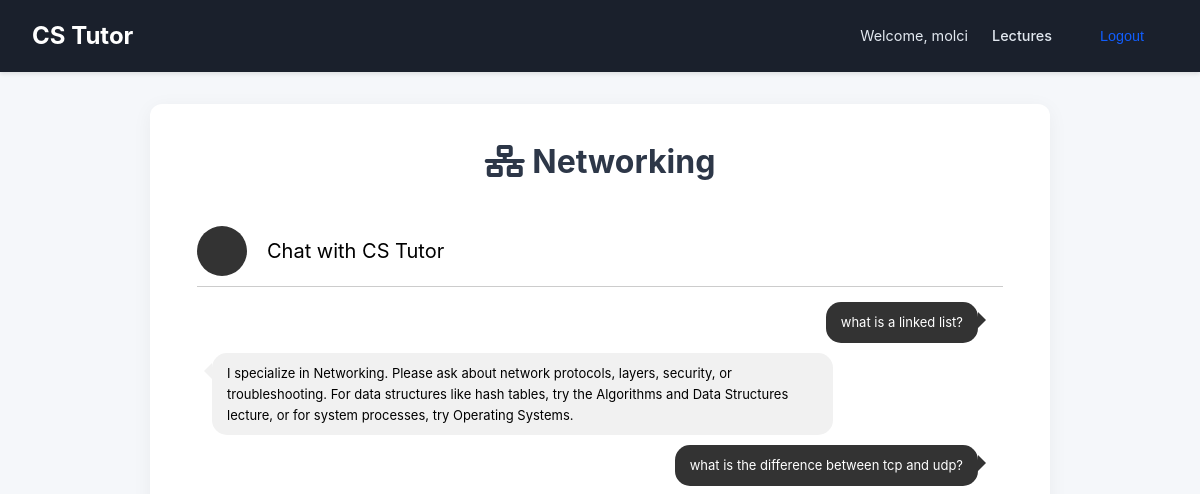
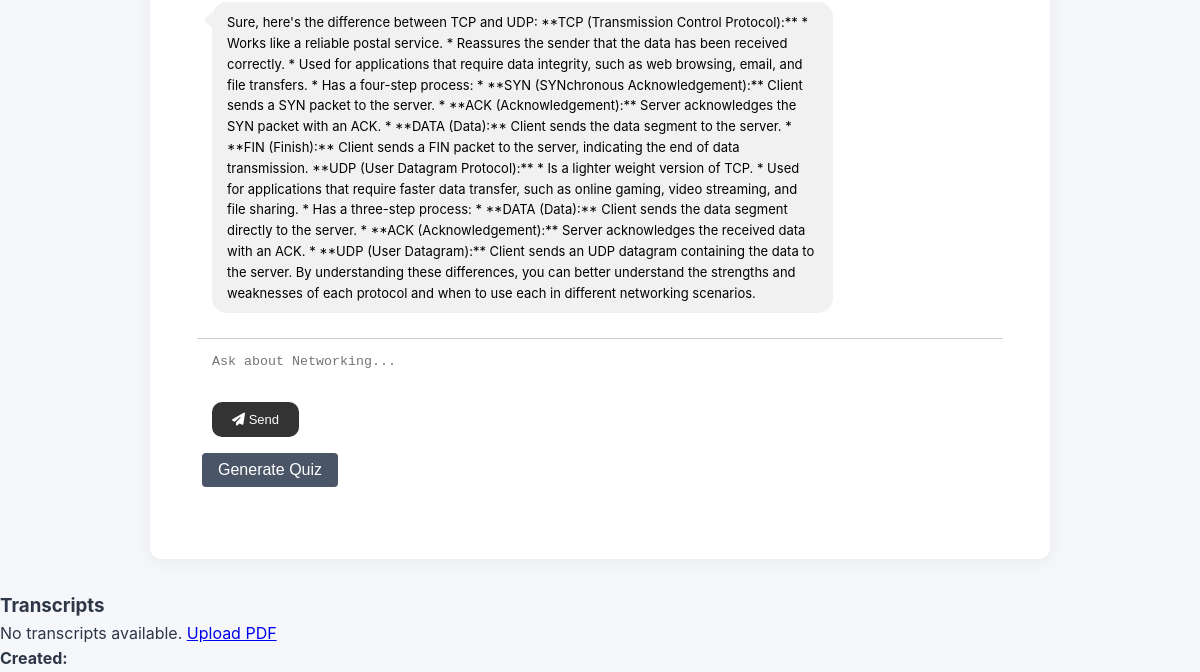
The app's page /lecture/networking/ (signed in), older data (2 pictures, top to bottom).
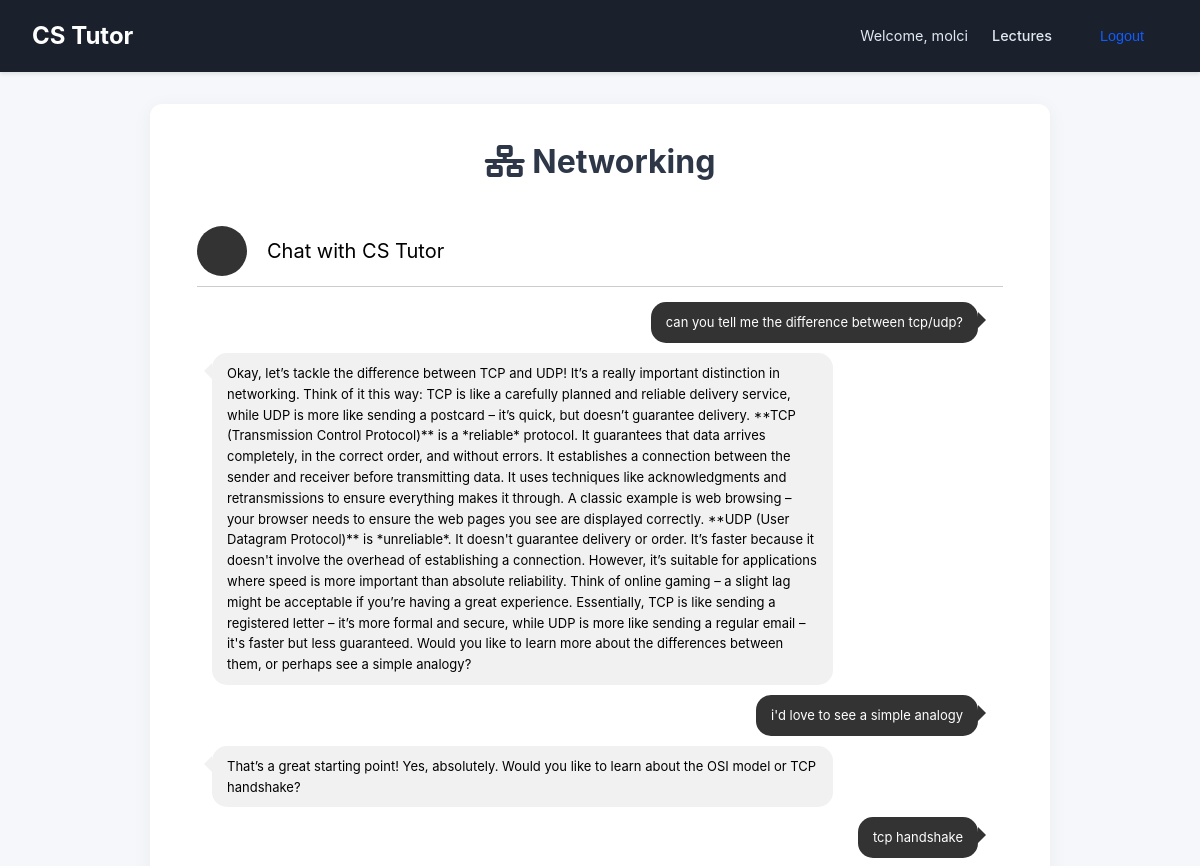
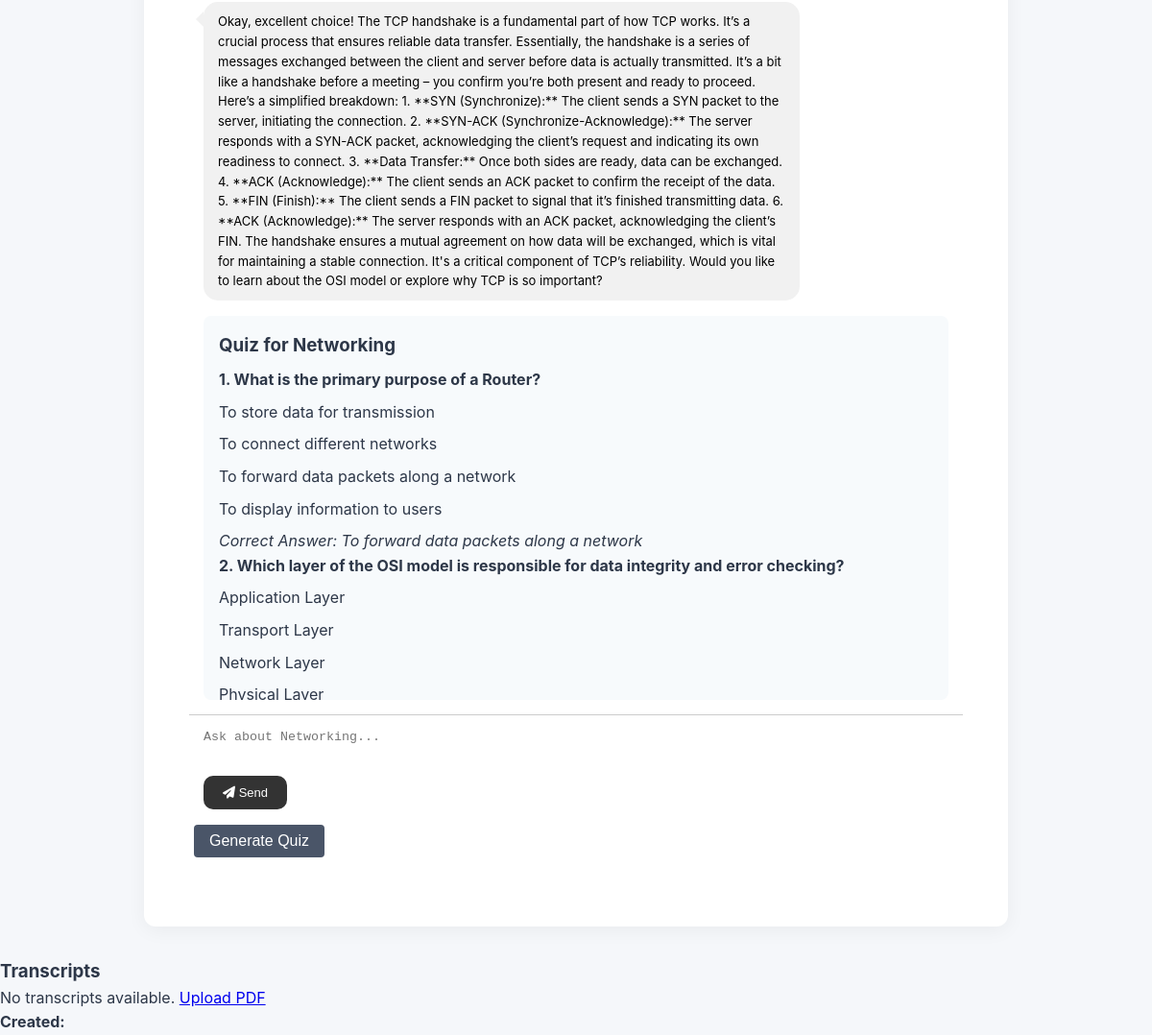
The same page, newer data (2 pictures, top to bottom).
### ai_model/models.py (models this page shows)
class ChatHistory(models.Model):
    user = models.ForeignKey(User, on_delete=models.CASCADE)
    lecture = models.CharField(max_length=100)
    user_input = models.TextField(blank=True)
    bot_response = models.TextField(blank=True)
    quiz_id = models.ForeignKey('Quiz', null=True, blank=True, on_delete=models.SET_NULL)
    created_at = models.DateTimeField(auto_now_add=True)

class Quiz(models.Model):
    user = models.ForeignKey(User, on_delete=models.CASCADE)
    lecture = models.CharField(max_length=100)
    question = models.TextField()
    options = models.JSONField()
    correct_answer = models.TextField()
    created_at = models.DateTimeField(auto_now_add=True)

### ai_model/views.py (the view, shortened to what this page needs)
# urls.py: path('lecture/<str:lecture_name>/', views.lecture_view, name='lecture'),
@login_required
def lecture_view(request, lecture_name):
    lecture_config = {
        'algorithms_data_structures': {
            'prompt_file': 'algorithms_data_structures.txt',
            'template': 'lecture_chat.html',
            'lecture_id': 'algorithms_data_structures'
        },
        'networking': {
            'prompt_file': 'networking.txt',
            'template': 'lecture_chat.html',
            'lecture_id': 'networking'
        },
        'operating_systems': {
            'prompt_file': 'operating_systems.txt',
            'template': 'lecture_chat.html',
            'lecture_id': 'operating_systems'
        },
    }
    config = lecture_config.get(lecture_name)
    if not config:
        logger.error(f"Lecture not found: {lecture_name}")
        return render(request, '404.html', {'error': 'Lecture not found'}, status=404)
    start_time = time.time()
    cache_key = f'chat_history:{request.user.id}:{lecture_name}'
    cached_history = cache.get(cache_key)
    if cached_history:
        logger.info(f"Cache hit for {cache_key}, time: {time.time() - start_time:.3f}s")
        chat_history = cached_history
    else:
        logger.info(f"Cache miss for {cache_key}, querying SQLite")
        chat_history = ChatHistory.objects.filter(
            user=request.user, lecture=config['lecture_id']
        ).order_by('created_at')
        cache.set(cache_key, list(chat_history), timeout=3600)
        logger.info(f"Cached {cache_key}, time: {time.time() - start_time:.3f}s")
    quizzes = Quiz.objects.filter(user=request.user, lecture=lecture_name).order_by('created_at')
    transcripts = Transcript.objects.filter(user=request.user, lecture=lecture_name).order_by('-created_at')
    return render(request, config['template'], {
        "chat_history": chat_history,
        "quizzes": quizzes,
        "transcripts": transcripts,  # Add transcripts
        "lecture_name": lecture_name,
        "lecture_title": lecture_name.replace('_', ' ').title(),
    })

### templates/lecture_chat.html (shortened to what this page needs)
<!DOCTYPE html>
<html lang="en">
  {% load static %}
  <head>
    <link rel="stylesheet" href="{% static 'css/style.css' %}" />
    <link rel="stylesheet" href="{% static 'css/chat.css' %}" />
    <link
      rel="stylesheet"
      href="https://cdnjs.cloudflare.com/ajax/libs/font-awesome/6.4.0/css/all.min.css"
    />
  </head>
  <body>
    <header>
      <nav class="navbar">
        <a href="{% url 'lecture_list' %}" class="nav-brand">CS Tutor</a>
        <div class="nav-links">
          <span>Welcome, {{ request.user.username }}</span>
          <a href="{% url 'lecture_list' %}">Lectures</a>
          <form
            method="post"
            action="{% url 'logout' %}"
            style="display: inline"
          >
            <button type="submit" class="nav-button">Logout</button>
          </form>
        </div>
      </nav>
    </header>
    <main class="container">
      <h2>
        <i
          class="fas {% if lecture_name == 'algorithms_data_structures' %}fa-code{% elif lecture_name == 'networking' %}fa-network-wired{% else %}fa-server{% endif %}"
        ></i>
        {{ lecture_title }}
      </h2>
      <div class="card-container">
        <div class="card-header">
          <div class="img-avatar"></div>
          <div class="text-chat">Chat with CS Tutor</div>
        </div>
        <div class="card-body">
          <div class="messages-container" id="chat-box">
    {% include "partials/lecture_chat.html" %}
          </div>
          <div class="message-input">
            <form method="post" id="chat-form">
              <textarea
                name="question"
                id="user-question"
                placeholder="Ask about {{ lecture_title }}..."
                class="message-send"
                required
              ></textarea>
              <button type="submit" class="button-send">
                <i class="fas fa-paper-plane"></i> Send
              </button>
            </form>
            <button class="quiz-generate" id="quiz-generate">
              Generate Quiz
            </button>
          </div>
        </div>
      </div>
    </main>
    <h3>Transcripts</h3>
    {% for transcript in transcripts %}
    <div>
        <p><strong>Created:</strong> {{ transcript.created_at }}</p>
        <p>{{ transcript.transcript_text|truncatewords:50 }}</p>
        <a href="{% url 'transcript_detail' transcript.id %}">View Full Transcript</a>
    </div>
{% empty %}
    <p>No transcripts available. <a href="{% url 'upload_lecture_pdf' lecture_name %}">Upload PDF</a></p>
{% endfor %}
    <div>
        <p><strong>Created:</strong> {{ transcript.created_at }}</p>
    </div>
  </body>
</html>

### templates/partials/lecture_chat.html
{% for message in chat_history %} {% if message.user_input %}
<div class="message-box right">
  <p>{{ message.user_input }}</p>
</div>
{% endif %} {% if message.bot_response %}
<div class="message-box left">
  <p>{{ message.bot_response }}</p>
</div>
{% endif %} {% endfor %} {% if quizzes %}
<div class="quiz-container">
  <h3>Quiz for {{ lecture_name|title }}</h3>
  {% for quiz in quizzes %}
  <div class="quiz-question">
    <p><strong>{{ forloop.counter }}. {{ quiz.question }}</strong></p>
    <ul>
      {% for option in quiz.options %}
      <li>{{ option }}</li>
      {% endfor %}
    </ul>
    <p><em>Correct Answer: {{ quiz.correct_answer }}</em></p>
  </div>
  {% endfor %}
</div>
{% endif %}

Row changes from the older to the newer data that the page shows:
removed ChatHistory: user_input "what is a linked list?", bot_response "I specialize in Networking. Please ask about network protocols, layers, security, or troubleshooting. For data structures like hash tables, try the Algorithms and Data Structures lecture, or for system processes, try Operating Systems."
removed ChatHistory: user_input "what is the difference between tcp and udp?", bot_response "Sure, here's the difference between TCP and UDP: **TCP (Transmission Control Protocol):** * Works like a reliable postal service. * Reassures the sender that the data has been received correctly. * Used for applications that require data integrity, such as web browsing, email, and file transfers. * Has a four-step process: * **SYN (SYNchronous Acknowledgement):** Client sends a SYN packet to the server. * **ACK (Acknowledgement):** Server acknowledges the SYN packet with an ACK. * **DATA (Data):** Client sends the data segment to the server. * **FIN (Finish):** Client sends a FIN packet to the server, indicating the end of data transmission. **UDP (User Datagram Protocol):** * Is a lighter…"
added ChatHistory: user_input "can you tell me the difference between tcp/udp?", bot_response "Okay, let’s tackle the difference between TCP and UDP! It’s a really important distinction in networking. Think of it this way: TCP is like a carefully planned and reliable delivery service, while UDP is more like sending a postcard – it’s quick, but doesn’t guarantee delivery. **TCP (Transmission Control Protocol)** is a *reliable* protocol. It guarantees that data arrives completely, in the correct order, and without errors. It establishes a connection between the sender and receiver before transmitting data. It uses techniques like acknowledgments and retransmissions to ensure everything makes it through. A classic example is web browsing – your browser needs to ensure the web pages you…"
added ChatHistory: user_input "i'd love to see a simple analogy", bot_response "That’s a great starting point! Yes, absolutely. Would you like to learn about the OSI model or TCP handshake?"
added ChatHistory: user_input "tcp handshake", bot_response "Okay, excellent choice! The TCP handshake is a fundamental part of how TCP works. It’s a crucial process that ensures reliable data transfer. Essentially, the handshake is a series of messages exchanged between the client and server before data is actually transmitted. It’s a bit like a handshake before a meeting – you confirm you’re both present and ready to proceed. Here’s a simplified breakdown: 1. **SYN (Synchronize):** The client sends a SYN packet to the server, initiating the connection. 2. **SYN-ACK (Synchronize-Acknowledge):** The server responds with a SYN-ACK packet, acknowledging the client’s request and indicating its own readiness to connect. 3. **Data Transfer:** Once both…"
added Quiz: question "What is the primary purpose of a Router?", options "To store data for transmission" "To connect different networks" "To forward data packets along a network" "To display information to users", correct_answer "To forward data packets along a network"
added Quiz: question "Which layer of the OSI model is responsible for data integrity and error checking?", options "Application Layer" "Transport Layer" "Network Layer" "Physical Layer"
Text that changed along with them:
{{ lecture_name|title }}: (not shown) → "Networking"
text now shown: "Quiz for"
